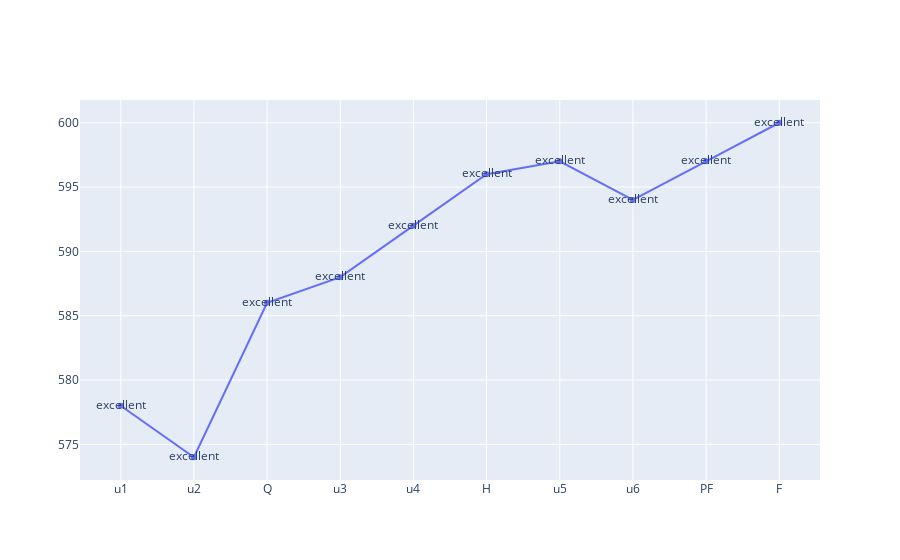

This figure's notebook cell:
### Code cell
def total_data():
    unit_totals=data[['TOTAL_U1','TOTAL_U2','TOTAL_Q','TOTAL_U3','UNIT4_TOTAL','TOTAL_H','TOTAL_U5','TOTAL_U6','TOTAL_PF','TOTAL_F']]
    tot_data=unit_totals.rename(columns={'TOTAL_U1':'u1','TOTAL_U2':'u2','TOTAL_Q':'Q','TOTAL_U3':'u3','UNIT4_TOTAL':'u4','TOTAL_H':'H','TOTAL_U5':'u5','TOTAL_U6':'u6','TOTAL_PF':'PF','TOTAL_F':'F'})
    s0=tot_data.loc[student_id]
    text=[]
    for i in s0:
        if i<=300:
            text.append('bad')
        elif i<=400:
            text.append('good')
        elif i<=500:
            text.append('average')
        else:
            text.append('excellent')
    fig = go.Figure()
    fig.add_trace(go.Scatter(
        x=s0.index,
        y=s0.values,
        mode="lines+markers+text",
        name="Lines, Markers and Text",
        text=text
                #textposition="auto"
        ))
    fig.show()
total_data()

### Figure 1 — Plotly figure (JSON) as saved in the notebook; plotly's stock layout.template omitted (floating-point values rounded to 4 significant figures)
{"data": [{"mode": "lines+markers+text", "name": "Lines, Markers and Text", "text": ["excellent", "excellent", "excellent", "excellent", "excellent", "excellent", "excellent", "excellent", "excellent", "excellent"], "type": "scatter", "x": ["u1", "u2", "Q", "u3", "u4", "H", "u5", "u6", "PF", "F"], "y": [578, 574, 586, 588, 592, 596, 597, 594, 597, 600]}], "layout": {}}
